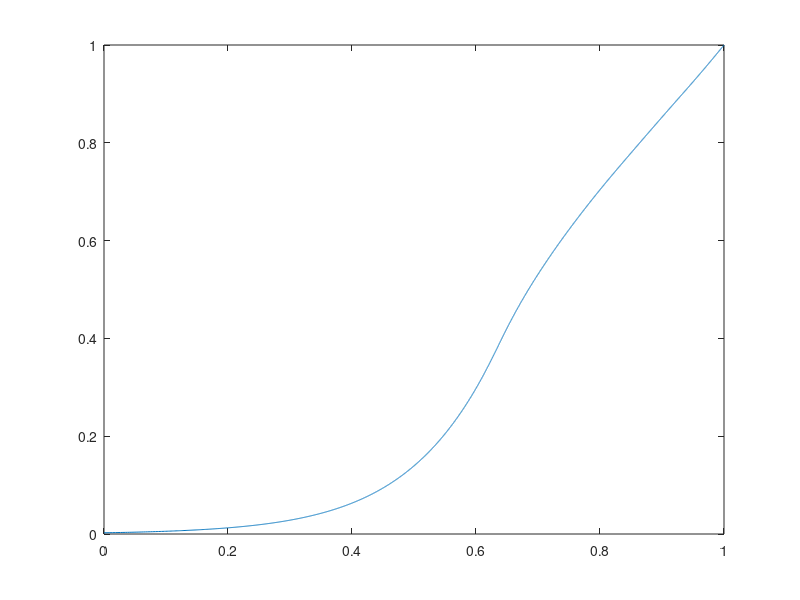
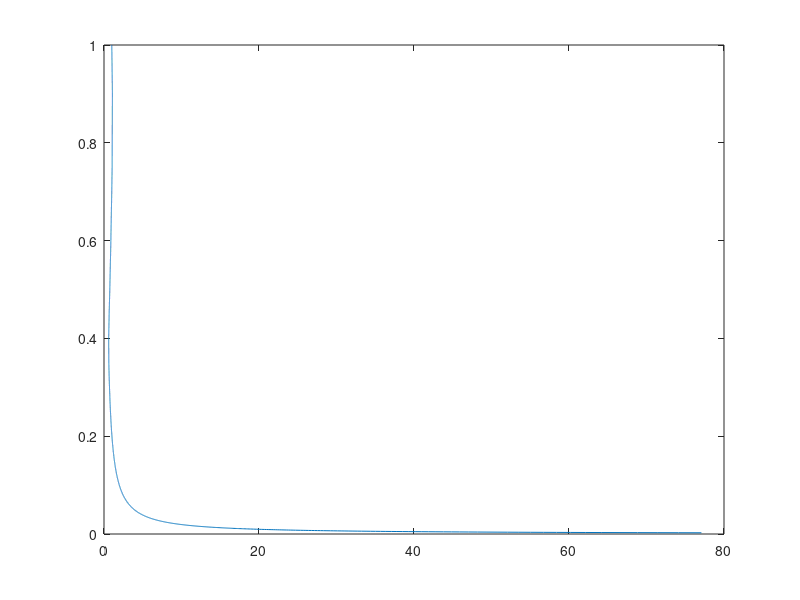
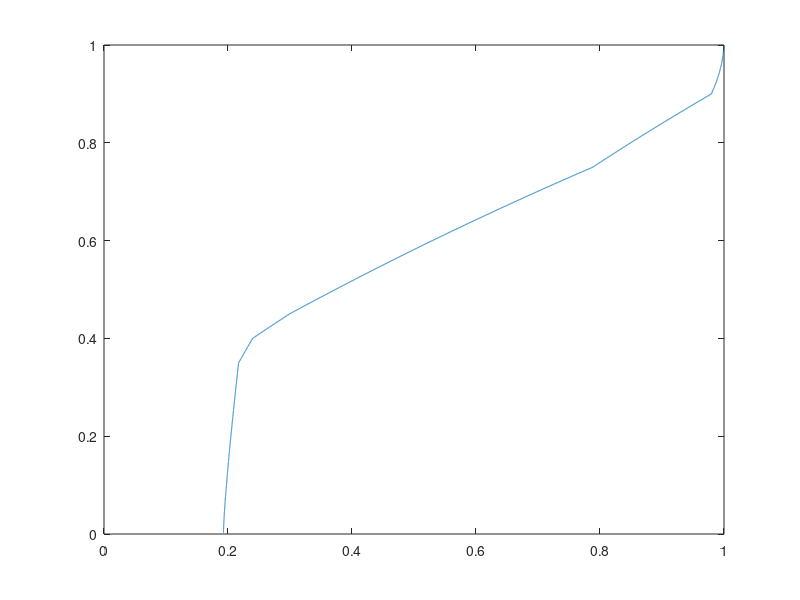

Write the MATLAB code that produced these figures, in order.
%--------------------------------------------------------------------------
%--------------------------------------------------------------------------
%
%                        Canopy_Flow_Model_VF.m
%
%  [RMRS Massman Version 2 = Variable Foliage Distribution -- June 2012]   
%                      
%--------------------------------------------------------------------------
%--------------------------------------------------------------------------

%__________________________________________________________________________
%
% INPUT
% 
% FAI = Foliage Area Index; 
% z0h = ratio of ground surface roughness length (z_0) to canopy height (h)
% Uph = ratio mean background pressure gradient to wind speed at canopy 
%       height (U_h) - This is a dimensionlees parameter: Wang's model 
% H   = height above canopy top in feet (or meters): Albini/Baughmann model 
% h   = canopy height in feet (or meters)
% UH  = wind speed at H in feet/s (or m/s)
%__________________________________________________________________________

FAI  = 1;
z0h  = 0.0025;
Uph  = 0;
H    = 20;
h    = 10;
UH   = 5;

%__________________________________________________________________________
%
% INPUT Canopy Parameters
%
% NOTE: The canopy is assumed to be comprised of several layers, each 
%       with a fraction of the total of FAI - The foliage in each of 
%       these layers is assumed constant and each layer is bounded by 
%       an upper and a lower node - The physical height of each node 
%       is expressed as a fraction (zhfrac) of the total canopy height (h)
%
% Vertical array for foliage distribution [fraction of FAI] = folfrac
% Vertical array for height of canopy nodes [fraction of h] = zhfrac 
% NOTE: Nz = Nfol+1 (always) 
%       folfrac(end) = trunk space fraction of FAI 
%       zhfrac(1) = 1 (always) and zhfrac(end)  = z0h (always) 
%       zhfrac(1) and zhfrac(end) are the top and bottom canopy nodes
%__________________________________________________________________________

folfrac = [0.01 0.02 0.03 0.04 0.05 0.20 0.30 0.25 0.10 0.02];
%-a-folfrac = [0.22 0.20 0.22 0.20 0.16 0.02];
%-b-folfrac = [1 0.02];
Nfol    = length(folfrac);
zhfrac  = [1 0.98 0.96 0.94 0.92 0.90 0.75 0.45 0.40 0.35 z0h];
%-a-zhfrac  = [1 0.90 0.80 0.60 0.40 0.02 z0h];
%-b-zhfrac  = [1 0.40 z0h];
Nz      = length(zhfrac);

%__________________________________________________________________________
%
% Set up vertical array for estimating d/h by integration
% Also flip array so that the top of the canopy is the first node,  
%      which is opposite of the Uniform Foliage Wind Speed Model 
%__________________________________________________________________________

delh = 0.0001;
z01  = fliplr(z0h:delh:1);

%__________________________________________________________________________
%
% Calculate the Bessel function arrays at the nodes  
%__________________________________________________________________________

Aj  = (4.52 + 0.62*FAI*folfrac).*folfrac*FAI;

n   = 1:Nfol;
aru = 2*sqrt(Aj(n).*zhfrac(n));
arl = 2*sqrt(Aj(n).*zhfrac(n+1));
I0u = besseli(0,aru);
I0l = besseli(0,arl); 
K0u = besselk(0,aru);
K0l = besselk(0,arl); 
I1u = besseli(1,aru);
I1l = besseli(1,arl); 
K1u = besselk(1,aru);
K1l = besselk(1,arl); 

%__________________________________________________________________________
%__________________________________________________________________________
%
% Generalize Wang (2012) canopy wind model to variable foliage distribution 
%__________________________________________________________________________
%__________________________________________________________________________

%__________________________________________________________________________
%
% Initialize arrays for the vertical wind profile
%__________________________________________________________________________

xar = [1-Uph 0*(1:2*Nz-4) -Uph]';
Aar = zeros(2*Nz-2,2*Nz-2); 

%__________________________________________________________________________
%
% Populate array (Aar) for the vertical wind profile
%__________________________________________________________________________

Aar(1,1:2) = [I0u(1) K0u(1)];
for n      = 2:Nz-1;
  ql       = sqrt(Aj(n-1));
  qu       = sqrt(Aj(n));
  Aar(2*n-2,2*n-3:2*n) = [I0l(n-1)  K0l(n-1) -I0u(n) -K0u(n)];
  Aar(2*n-1,2*n-3:2*n) = [ql*I1l(n-1) -ql*K1l(n-1) -qu*I1u(n)  qu*K1u(n)];
end
Aar(end,end-1:end)     = [I0l(end) K0l(end)];

%__________________________________________________________________________
%
% Calculate the wind profile coefficients, C and D, for each canopy layer  
%__________________________________________________________________________

CD = Aar\xar;

%__________________________________________________________________________
%
% Calculate the wind profile and the normalized shear profile from the 
% C and D coefficients and the general form of Wang's analytical model
%
% But first calculate the integer depth (Ncan) of each foliage layer 
%__________________________________________________________________________

Ncan(1:Nz-1) = round(round(1/delh)*(zhfrac(1)-zhfrac(2:Nz)));

%__________________________________________________________________________
%
% Calculate Wang's (normalized) canopy wind speed profile = UzUh = U(z)/U_h
% Calculate the corresponding normalized wind shear profile = dUdz
% Calculate the corresponding normalized momentum flux profile = Ust2 
%
% Then Plot the results 
%__________________________________________________________________________

m       = 1:Ncan(1);
ZA(m)   = 2*sqrt(Aj(1)*z01(m));
UzUh(m) = CD(1)*besseli(0,ZA(m)) + CD(2)*besselk(0,ZA(m)) + Uph;
dUun(m) = ZA(m).*(CD(1)*besseli(1,ZA(m))-CD(2)*besselk(1,ZA(m)))./z01(m);
for n = 2:Nz-2
    m = Ncan(n-1)+1:Ncan(n);
    ZA(m)   = 2*sqrt(Aj(n)*z01(m));
    UzUh(m) = CD(2*n-1)*besseli(0,ZA(m))+CD(2*n)*besselk(0,ZA(m))+Uph;
    dUun(m) = ZA(m).*(CD(2*n-1)*besseli(1,ZA(m))-CD(2*n)*besselk(1,ZA(m)))./z01(m);
end
m       = Ncan(Nz-2)+1:Ncan(Nz-1)+1;
ZA(m)   = 2*sqrt(Aj(Nz-1)*z01(m));
UzUh(m) = CD(2*Nz-3)*besseli(0,ZA(m))+CD(2*Nz-2)*besselk(0,ZA(m))+Uph;
dUun(m) = ZA(m).*(CD(2*Nz-3)*besseli(1,ZA(m))-CD(2*Nz-2)*besselk(1,ZA(m)))./z01(m);

dUdz = dUun/dUun(1);

vkar = 0.4;
b1   = 0.35+vkar/log(z0h);
beta = 0.35-b1*exp(-4*FAI);
Ust2 = z01.*dUdz;

figure(1);
plot(UzUh,z01);
figure(2);
plot(dUdz,z01);
figure(3);
plot(Ust2,z01);

%__________________________________________________________________________
%
% Use Massman (1994) to calculate the displacement height = dish = d/h 
%     and the surface roughness length = z0Ch = z_0C/h - To determine d/h 
%     it is necessary to integrate the momentum flux profile = Ust2 
%     over the canopy depth - 
% d/h and z_0/h are used with Albini and Baughmann (1979) to compute the 
%     wind speed ratios (which are the OUTPUT)
%
% NOTE: Up to this point the model results are fomulated in non-dimensional
%       terms - Therefore the only input parameters that have been used are
%       FAI, z0h, and Uph (all dimesionless) 
%__________________________________________________________________________

Int1 = delh*trapz(Ust2);
dish = 1-Int1;
z0Ch = Int1*exp(-vkar/beta);

%__________________________________________________________________________
%
% Use Albini and Baughmann (1979) and the input parameters H, h, and UH to 
%     calcualte the wind speed ratios UBUH and UCUH - 
%
% OUTPUT 
%
% UBUH = ratio of wind speed above the canopy (UBAR) to UH
% UCUH = ratio of canopy wind speed at the canopy displacement height (UC)
%        to UH   
%__________________________________________________________________________

dz0r = (H/h+Int1)/z0Ch;
Unrm = UH/log(dz0r);
UBAR = z0Ch*(h/H)*(dz0r*(UH-Unrm)-Unrm*(Int1/z0Ch)*(log(Int1/z0Ch)-1));
UBUH = UBAR/UH;

UdUh = UzUh(round(round(1/delh)*dish));
UCUH = UdUh*log(Int1/z0Ch)/log(dz0r);